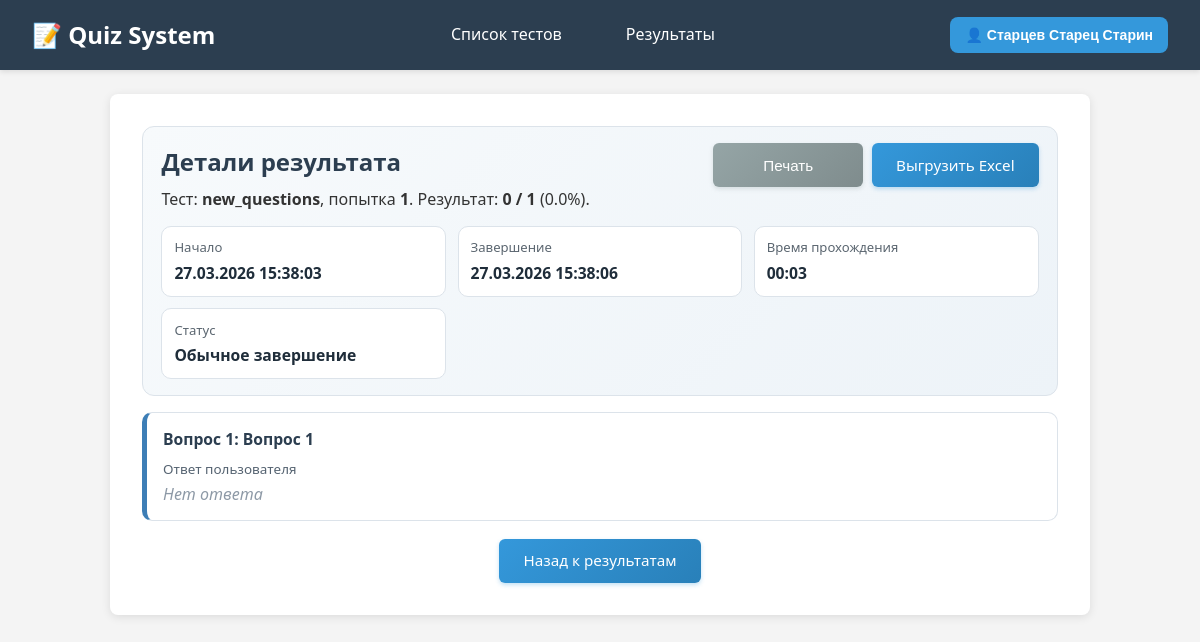
/results/4 (signed in), run on the app's committed database.
### tables this page shows
CREATE TABLE test_results (
            id INTEGER PRIMARY KEY AUTOINCREMENT,
            login TEXT NOT NULL,
            filename TEXT NOT NULL,
            attempt_number INTEGER NOT NULL,
            total_questions INTEGER NOT NULL,
            total_correct INTEGER NOT NULL,
            percentage REAL NOT NULL,
            elapsed_seconds INTEGER,
            threshold REAL NOT NULL,
            forced_finish INTEGER NOT NULL DEFAULT 0,
            started_at TEXT,
            finished_at TEXT NOT NULL,
            created_at TIMESTAMP DEFAULT CURRENT_TIMESTAMP, user_answers_json TEXT, questions_json TEXT,
            UNIQUE(login, filename, attempt_number)
        );

### main.py (the view)
@app.get("/results/{result_id}", response_class=HTMLResponse)
def result_detail_page(request: Request, result_id: int):
    login = get_user_from_session(request)
    if not login:
        return RedirectResponse(url="/", status_code=303)
    user_info = get_user_full_info(login)
    if not user_info:
        return RedirectResponse(url="/", status_code=303)
    result_item = get_test_result_detail_for_view(user_info, result_id)
    if not result_item:
        raise HTTPException(status_code=404, detail="Результат не найден")
    context = get_template_context(request)
    context.update({
        "request": request,
        "result_item": result_item,
        "show_user_meta": user_info.get("user_type") in ["teacher", "admin"]
    })
    return templates.TemplateResponse("test_result_detail.html", context)

### templates/test_result_detail.html (shortened to what this page needs)
{% extends "base.html" %}
{% block container_class %}test-result-detail-page{% endblock %}
{% block content %}
<div class="detail-summary">
    <div class="detail-summary-header">
        <div>
            <h2>Детали результата</h2>
            <p>
                Тест: <strong>{{ result_item.test_name }}</strong>, попытка <strong>{{ result_item.attempt_number }}</strong>.
                Результат: <strong>{{ result_item.total_correct }} / {{ result_item.total_questions }}</strong> ({{ result_item.percentage_display }}%).
            </p>
        </div>
        <div class="detail-toolbar">
            <button type="button" class="btn btn-secondary" onclick="window.print()">Печать</button>
            <a href="/results/{{ result_item.id }}/export" class="btn btn-primary">Выгрузить Excel</a>
        </div>
    </div>
    <div class="meta-grid">
        <div class="meta-card">
            <div class="meta-label">Начало</div>
            <div class="meta-value">{{ result_item.started_at_display }}</div>
        </div>
        <div class="meta-card">
            <div class="meta-label">Завершение</div>
            <div class="meta-value">{{ result_item.finished_at_display }}</div>
        </div>
        <div class="meta-card">
            <div class="meta-label">Время прохождения</div>
            <div class="meta-value">{{ result_item.elapsed_time_display }}</div>
        </div>
        <div class="meta-card">
            <div class="meta-label">Статус</div>
            <div class="meta-value">
                {% if result_item.forced_finish %}
                Принудительное завершение
                {% else %}
                Обычное завершение
                {% endif %}
            </div>
        </div>
    </div>
</div>
<div class="answers-list">
    {% for answer in result_item.answer_items %}
    <article class="answer-item">
        <h3>Вопрос {{ answer.index }}: {{ answer.question }}</h3>
        <div class="answer-label">Ответ пользователя</div>
        {% if answer.has_answer %}
        <div class="answer-value">{{ answer.user_answer }}</div>
        {% else %}
        <div class="answer-value empty">Нет ответа</div>
        {% endif %}
    </article>
    {% endfor %}
</div>
<div class="detail-actions">
    <a href="/results" class="btn btn-primary">Назад к результатам</a>
</div>
{% endblock %}

### static/style.css (style rules this page uses)
* { margin: 0; padding: 0; box-sizing: border-box; }
body { font-family: 'Segoe UI', Tahoma, Geneva, Verdana, sans-serif; line-height: 1.6; color: #333; background-color: #f4f4f4; }
.btn { display: inline-flex; align-items: center; justify-content: center; padding: 0.75rem 1.5rem; border: none; border-radius: 6px; text-decoration: none; font-size: 0.95rem; font-weight: 500; cursor: pointer; transition: all 0.3s ease; text-align: center; min-height: 44px; line-height: 1; }
.btn-primary { background: linear-gradient(135deg, #3498db, #2980b9); color: white; box-shadow: 0 2px 4px rgba(52, 152, 219, 0.3); }
.btn-secondary { background: linear-gradient(135deg, #95a5a6, #7f8c8d); color: white; box-shadow: 0 2px 4px rgba(149, 165, 166, 0.3); }

### templates/base.html (style rules this page uses)
* { box-sizing: border-box; margin: 0; padding: 0; }
body { font-family: 'Segoe UI', Arial, sans-serif; background: #f4f4f4; min-height: 100vh; }
button { background: #3498db; color: white; padding: 12px 24px; border: none; border-radius: 8px; cursor: pointer; font-size: 14px; font-weight: 600; transition: all 0.3s ease; display: inline-flex; align-items: center; gap: 8px; }
h2 { color: #2c3e50; margin-bottom: 25px; text-align: center; }

### templates/test_result_detail.html (style rules this page uses)
.detail-summary { border: 1px solid #dce3ea; border-radius: 12px; padding: 1rem 1.15rem; background: linear-gradient(135deg, #f7fafc, #edf3f8); margin-bottom: 1rem; }
.detail-summary-header { display: flex; justify-content: space-between; align-items: flex-start; gap: 1rem; flex-wrap: wrap; }
.detail-summary h2 { text-align: left; margin: 0 0 0.35rem 0; }
.detail-summary-header > div:first-child { flex: 1 1 320px; min-width: 0; }
.detail-toolbar { display: flex; gap: 0.55rem; flex-wrap: wrap; justify-content: flex-end; }
.detail-toolbar .btn { min-width: 150px; }
.meta-grid { margin-top: 0.8rem; display: grid; grid-template-columns: repeat(auto-fit, minmax(220px, 1fr)); gap: 0.7rem; }
.meta-card { border: 1px solid #dce3ea; border-radius: 10px; background: #fff; padding: 0.65rem 0.75rem; }
.meta-label { color: #5b6670; font-size: 0.82rem; margin-bottom: 0.15rem; }
.meta-value { color: #1f2d3a; font-size: 0.98rem; font-weight: 600; }
.answers-list { display: grid; gap: 0.85rem; }
.answer-item { border: 1px solid #dce3ea; border-left: 5px solid #3d7eb6; border-radius: 10px; background: #fff; padding: 0.85rem 1rem; break-inside: avoid; }
.answer-item h3 { margin: 0 0 0.45rem; font-size: 0.98rem; color: #2c3e50; }
.answer-label { color: #556371; font-size: 0.84rem; margin-bottom: 0.22rem; }
.answer-value { color: #1f2d3a; white-space: pre-wrap; line-height: 1.35; }
.answer-value.empty { color: #8d99a6; font-style: italic; }
.detail-actions { margin-top: 1.15rem; display: flex; justify-content: center; }

### data on the page
test_results: attempt_number "1", total_correct "0", total_questions "1"

### other printed values
{{ user_info.full_name }} "Старцев Старец Старин"
{{ result_item.test_name }} "new_questions"
{{ result_item.percentage_display }} "0.0"
{{ result_item.started_at_display }} "27.03.2026 15:38:03"
{{ result_item.finished_at_display }} "27.03.2026 15:38:06"
{{ result_item.elapsed_time_display }} "00:03"
{{ answer.index }} "1"
{{ answer.question }} "Вопрос 1"
